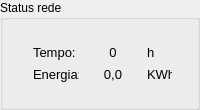
           <widget class="QGroupBox" name="groupBoxGridStatusNetwork">
            <property name="sizePolicy">
             <sizepolicy hsizetype="Ignored" vsizetype="Ignored">
              <horstretch>255</horstretch>
              <verstretch>255</verstretch>
             </sizepolicy>
            </property>
            <property name="minimumSize">
             <size>
              <width>155</width>
              <height>110</height>
             </size>
            </property>
            <property name="maximumSize">
             <size>
              <width>16777215</width>
              <height>16777215</height>
             </size>
            </property>
            <property name="title">
             <string>Status rede</string>
            </property>
            <layout class="QGridLayout" name="gridLayout_39">
             <item row="0" column="0">
              <layout class="QGridLayout" name="gridLayout_45">
               <property name="leftMargin">
                <number>6</number>
               </property>
               <property name="rightMargin">
                <number>0</number>
               </property>
               <item row="0" column="0">
                <layout class="QGridLayout" name="gridLayout_22">
                 <item row="0" column="0">
                  <widget class="QLabel" name="label_29">
                   <property name="sizePolicy">
                    <sizepolicy hsizetype="Maximum" vsizetype="Maximum">
                     <horstretch>0</horstretch>
                     <verstretch>0</verstretch>
                    </sizepolicy>
                   </property>
                   <property name="minimumSize">
                    <size>
                     <width>46</width>
                     <height>16</height>
                    </size>
                   </property>
                   <property name="maximumSize">
                    <size>
                     <width>46</width>
                     <height>16</height>
                    </size>
                   </property>
                   <property name="font">
                    <font>
                     <pointsize>10</pointsize>
                    </font>
                   </property>
                   <property name="text">
                    <string>Tempo:</string>
                   </property>
                   <property name="textFormat">
                    <enum>Qt::AutoText</enum>
                   </property>
                   <property name="scaledContents">
                    <bool>true</bool>
                   </property>
                   <property name="wordWrap">
                    <bool>false</bool>
                   </property>
                  </widget>
                 </item>
                 <item row="1" column="0">
                  <widget class="QLabel" name="label_33">
                   <property name="sizePolicy">
                    <sizepolicy hsizetype="Maximum" vsizetype="Maximum">
                     <horstretch>0</horstretch>
                     <verstretch>0</verstretch>
                    </sizepolicy>
                   </property>
                   <property name="minimumSize">
                    <size>
                     <width>46</width>
                     <height>16</height>
                    </size>
                   </property>
                   <property name="maximumSize">
                    <size>
                     <width>46</width>
                     <height>16</height>
                    </size>
                   </property>
                   <property name="font">
                    <font>
                     <pointsize>10</pointsize>
                    </font>
                   </property>
                   <property name="text">
                    <string>Energia:</string>
                   </property>
                   <property name="textFormat">
                    <enum>Qt::AutoText</enum>
                   </property>
                   <property name="scaledContents">
                    <bool>true</bool>
                   </property>
                   <property name="wordWrap">
                    <bool>false</bool>
                   </property>
                  </widget>
                 </item>
                </layout>
               </item>
               <item row="0" column="1">
                <layout class="QGridLayout" name="gridLayout_23">
                 <item row="0" column="0">
                  <widget class="QLabel" name="labelFeedingHoursValue">
                   <property name="sizePolicy">
                    <sizepolicy hsizetype="Maximum" vsizetype="Maximum">
                     <horstretch>0</horstretch>
                     <verstretch>0</verstretch>
                    </sizepolicy>
                   </property>
                   <property name="minimumSize">
                    <size>
                     <width>56</width>
                     <height>16</height>
                    </size>
                   </property>
                   <property name="maximumSize">
                    <size>
                     <width>56</width>
                     <height>16</height>
                    </size>
                   </property>
                   <property name="font">
                    <font>
                     <pointsize>10</pointsize>
                    </font>
                   </property>
                   <property name="text">
                    <string>0</string>
                   </property>
                   <property name="textFormat">
                    <enum>Qt::AutoText</enum>
                   </property>
                   <property name="scaledContents">
                    <bool>true</bool>
                   </property>
                   <property name="alignment">
                    <set>Qt::AlignCenter</set>
                   </property>
                   <property name="wordWrap">
                    <bool>false</bool>
                   </property>
                  </widget>
                 </item>
                 <item row="1" column="0">
                  <widget class="QLabel" name="labelFeedEnergyValue">
                   <property name="sizePolicy">
                    <sizepolicy hsizetype="Maximum" vsizetype="Maximum">
                     <horstretch>0</horstretch>
                     <verstretch>0</verstretch>
                    </sizepolicy>
                   </property>
                   <property name="minimumSize">
                    <size>
                     <width>56</width>
                     <height>16</height>
                    </size>
                   </property>
                   <property name="maximumSize">
                    <size>
                     <width>56</width>
                     <height>16</height>
                    </size>
                   </property>
                   <property name="font">
                    <font>
                     <pointsize>10</pointsize>
                    </font>
                   </property>
                   <property name="layoutDirection">
                    <enum>Qt::LeftToRight</enum>
                   </property>
                   <property name="text">
                    <string>0,0</string>
                   </property>
                   <property name="textFormat">
                    <enum>Qt::AutoText</enum>
                   </property>
                   <property name="scaledContents">
                    <bool>true</bool>
                   </property>
                   <property name="alignment">
                    <set>Qt::AlignCenter</set>
                   </property>
                   <property name="wordWrap">
                    <bool>false</bool>
                   </property>
                  </widget>
                 </item>
                </layout>
               </item>
               <item row="0" column="2">
                <layout class="QGridLayout" name="gridLayoutNetwork">
                 <item row="0" column="0">
                  <widget class="QLabel" name="label_76">
                   <property name="sizePolicy">
                    <sizepolicy hsizetype="Maximum" vsizetype="Maximum">
                     <horstretch>0</horstretch>
                     <verstretch>0</verstretch>
                    </sizepolicy>
                   </property>
                   <property name="minimumSize">
                    <size>
                     <width>25</width>
                     <height>16</height>
                    </size>
                   </property>
                   <property name="maximumSize">
                    <size>
                     <width>25</width>
                     <height>16</height>
                    </size>
                   </property>
                   <property name="font">
                    <font>
                     <pointsize>10</pointsize>
                    </font>
                   </property>
                   <property name="text">
                    <string>h</string>
                   </property>
                   <property name="textFormat">
                    <enum>Qt::AutoText</enum>
                   </property>
                   <property name="scaledContents">
                    <bool>true</bool>
                   </property>
                   <property name="alignment">
                    <set>Qt::AlignLeading|Qt::AlignLeft|Qt::AlignVCenter</set>
                   </property>
                   <property name="wordWrap">
                    <bool>false</bool>
                   </property>
                  </widget>
                 </item>
                 <item row="1" column="0">
                  <widget class="QLabel" name="label_77">
                   <property name="minimumSize">
                    <size>
                     <width>25</width>
                     <height>16</height>
                    </size>
                   </property>
                   <property name="maximumSize">
                    <size>
                     <width>25</width>
                     <height>16</height>
                    </size>
                   </property>
                   <property name="font">
                    <font>
                     <pointsize>10</pointsize>
                    </font>
                   </property>
                   <property name="text">
                    <string>KWh</string>
                   </property>
                   <property name="textFormat">
                    <enum>Qt::AutoText</enum>
                   </property>
                   <property name="scaledContents">
                    <bool>true</bool>
                   </property>
                   <property name="alignment">
                    <set>Qt::AlignLeading|Qt::AlignLeft|Qt::AlignVCenter</set>
                   </property>
                   <property name="wordWrap">
                    <bool>false</bool>
                   </property>
                  </widget>
                 </item>
                </layout>
               </item>
              </layout>
             </item>
            </layout>
           </widget>
